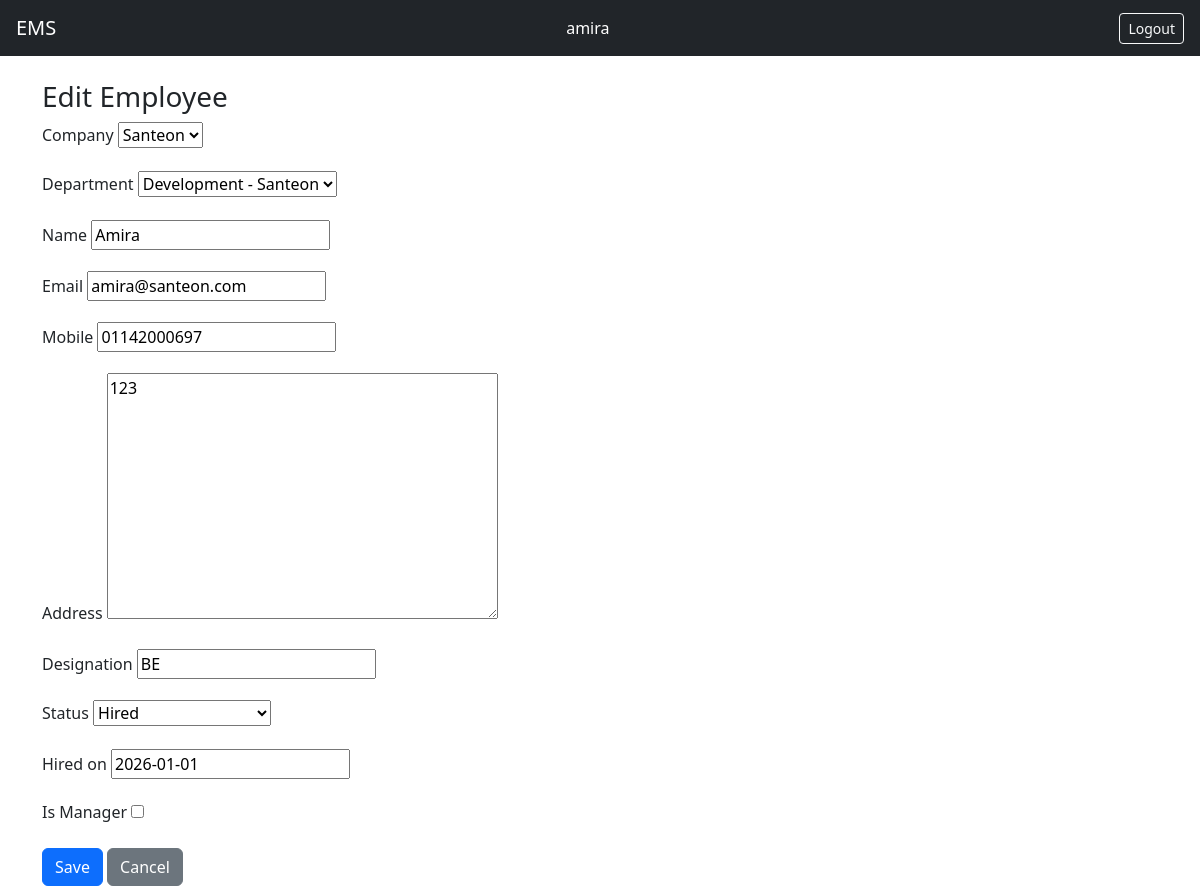
/employees/7/edit/ (signed in), run on the app's committed database.
### employees/models.py (models this page shows, shortened)
class Employee(models.Model):
    STATUS_CHOICES = [
        ('application', 'Application Received'),
        ('interview', 'Interview Scheduled'),
        ('hired', 'Hired'),
        ('rejected', 'Not Accepted'),
    ]
    company = models.ForeignKey(Company, on_delete=models.PROTECT, related_name='employees')
    department = models.ForeignKey(Department, on_delete=models.PROTECT, related_name='employees')
    status = models.CharField(max_length=20, choices=STATUS_CHOICES)
    name = models.CharField(max_length=255)
    email = models.EmailField(unique=True)
    mobile = models.CharField(max_length=22, unique=True)
    address = models.TextField()
    designation = models.CharField(max_length=255)
    hired_on = models.DateField(null=True, blank=True) # Can be null if not hired yet
    user = models.OneToOneField(User, on_delete=models.CASCADE)

### ems/views.py (the view)
# urls.py: path('employees/<int:pk>/edit/', edit_employee, name='edit_employee'),
@login_required
def edit_employee(request, pk):
    employee = Employee.objects.get(pk=pk)
    user = request.user
    is_manager = user.groups.filter(name='Manager').exists()
    if not (user.is_superuser or (is_manager and employee.department == user.employee.department) or employee.user == user):
        return redirect('home')
    if request.method == 'POST':
        form = EmployeeForm(request.POST, instance=employee)
        if form.is_valid():
            employee = form.save()
            is_manager = form.cleaned_data.get('is_manager')
            manager_group = Group.objects.get(name='Manager')
            if is_manager:
                employee.user.groups.add(manager_group)
            else:
                employee.user.groups.remove(manager_group)
            return redirect('home')
    else:
        user_is_manager = employee.user.groups.filter(name='Manager').exists()
        form = EmployeeForm(
            instance=employee,
            initial={'is_manager': user_is_manager}
        )
    return render(
        request,
        'employees/form.html',
        {
            'form': form,
            'title': 'Edit Employee'
        }
    )

### employees/forms.py
class EmployeeForm(forms.ModelForm):
    is_manager = forms.BooleanField(
        required=False,
        label="Is Manager"
        )
    class Meta:
        model = Employee
        fields = [
            'company',
            'department',
            'name',
            'email',
            'mobile',
            'address',
            'designation',
            'status',
            'hired_on',
        ]

### companies/models.py (called while the page is built)
    def __str__(self):
        return self.name

    def __str__(self):
        return f"{self.name} - {self.company.name}"

### templates/employees/form.html (shortened to what this page needs)
{% extends "base.html" %}
{% block content %}
<h3>{{ title }}</h3>
<form method="post">
    {% for field in form %}
        <div class="mb-3">
            <label class="form-label">
                {{ field.label }}
            </label>
            {{ field }}
        </div>
    {% endfor %}
    <button class="btn btn-primary">
        Save
    </button>
    <a href="{% url 'home' %}"
       class="btn btn-secondary">
       Cancel
    </a>
</form>
{% endblock %}

### templates/base.html (shortened to what this page needs)
<!DOCTYPE html>
<html>
<head>
    <link href="https://cdn.jsdelivr.net/npm/bootstrap@5.3.2/dist/css/bootstrap.min.css" rel="stylesheet">
</head>
<body>
<nav class="navbar navbar-dark bg-dark px-3">
    <a class="navbar-brand text-white" href="/">EMS</a>
    {% if user.is_authenticated %}
        <span class="text-white me-3">
            {{ user.username }}
        </span>
        <form method="post"
            action="{% url 'logout' %}"
            style="display:inline;">
            <button type="submit"
                    class="btn btn-sm btn-outline-light">
                Logout
            </button>
        </form>
    {% endif %}
</nav>
<div class="container mt-4">
    {% block content %}{% endblock %}
</div>
</body>
</html>

### data on the page
Employee: form "Santeon" "Development - Santeon" "Amira" "amira@santeon.com" "01142000697" "123" "BE" "Hired" "2026-01-01"

### other printed values
{{ user.username }} "amira"
{{ title }} "Edit Employee"
{{ field.label }} "Company" "Department" "Name" "Email" "Mobile" "Address" "Designation" "Status" "Hired on" "Is Manager"
